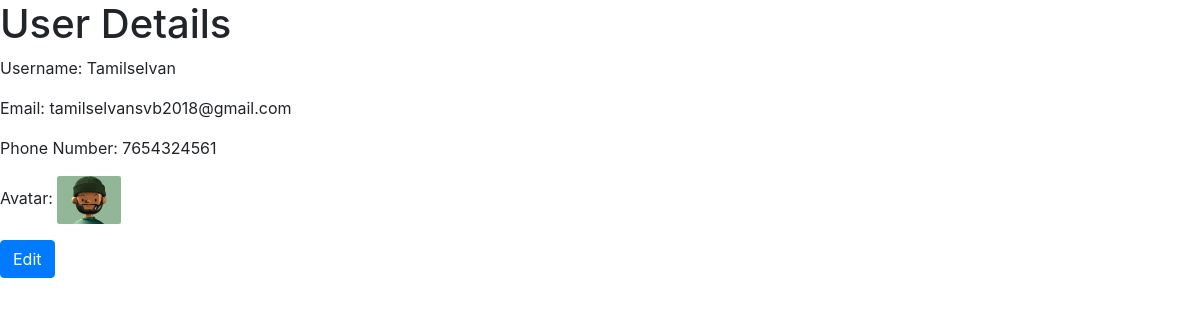
/profile.php (signed in), run on the app's committed database.
### tables this page shows
CREATE TABLE `chat_users` (
  `userid` int(11) NOT NULL,
  `username` varchar(255) NOT NULL,
  `email` varchar(255) NOT NULL,
  `phone_number` varchar(15) NOT NULL,
  `password` varchar(255) NOT NULL,
  `avatar` varchar(255) NOT NULL,
  `current_session` int(11) NOT NULL,
  `online` int(11) NOT NULL
);

### Chat.php (called while the page is built, shortened)
<?php
class Chat{
    private $host  = 'localhost';
    private $user  = 'root';
    private $password   = "";
    private $database  = "whatsapp";
	private $chatUsersTable = 'chat_users';
	private $dbConnect = false;
	public function __construct(){
        if(!$this->dbConnect){
            $conn = new mysqli($this->host, $this->user, $this->password, $this->database, 3307);
            if($conn->connect_error){
                die("Error failed to connect to MySQL: " . $conn->connect_error);
            } else {
                $this->dbConnect = $conn;
            }
        }
    }
    private function getData($sqlQuery) {
        $result = mysqli_query($this->dbConnect, $sqlQuery);
        $data = array();
        while ($row = mysqli_fetch_array($result, MYSQLI_ASSOC)) {
            $data[] = $row;
        }
        return $data;
    }
	public function getUserDetails($userid){
		$sqlQuery = "
			SELECT * FROM ".$this->chatUsersTable."
			WHERE userid = '$userid'";
		return  $this->getData($sqlQuery);
	}
}
?>

### profile.php (the view, shortened to what this page needs)
<!DOCTYPE html>
<html lang="en">
<head>
    <link rel="stylesheet" href="https://stackpath.bootstrapcdn.com/bootstrap/4.5.2/css/bootstrap.min.css">
</head>
<body>
<?php
include('Chat.php');
$chat = new Chat();
if (isset($_SESSION['userid'])) {
    $userId = $_SESSION['userid'];
    $userDetails = $chat->getUserDetails($userId);
    foreach ($userDetails as $user) {
        echo '<h1>User Details</h1>';
        echo '<p>Username: ' . $user['username'] . '</p>';
        echo '<p>Email: ' . $user['email'] . '</p>';
        echo '<p>Phone Number: ' . $user['phone_number'] . '</p>';
        echo '<p>Avatar: <img src="' . $user['avatar'] . '" alt="Avatar"></p>';
        echo '<button type="button" class="btn btn-primary" data-toggle="modal" data-target="#userDetailsModal">Edit</button>';
    }
} else {
    echo "<p>User not logged in.</p>";
}
?>
</body>
</html>

### profile.php (style rules this page uses)
p img { max-width: 18%; height: 4vw; border-radius: 4%; }

### data on the page
chat_users: username "Tamilselvan", email "tamilselvansvb2018@gmail.com", phone_number "7654324561", avatar (picture)
